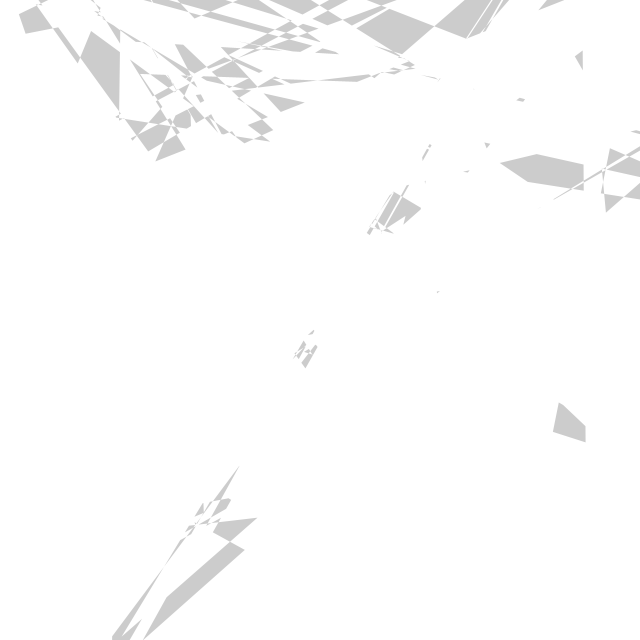
Frame 1 (no input)
Frame 60 (the mouse pressed at the canvas centre just before this capture): blank canvas, image omitted
Frame 120 (the mouse held since frame 60 and released just before this capture): blank canvas, image omitted

The Processing sketch that drew this single still picture (run headless with seeded random() and noise(); from frame 60 on, the mouse is pressed at the canvas centre):

// Processing sketch: day197
// ── day197.pde
float t, u, r;
void setup() {
  size(640, 640);
  noStroke();
}
void draw() {
  clear();
  beginShape();
  for (int i=0; i<160; i++) {
    r=(i%4==0?-1:1)*sqrt(i+t+noise(i))*50;
    vertex(r*cos(u=PI/90*i*r)+320, r*sin(u*2)+320);
  }
  endShape();
  t+=4e-4;
}
